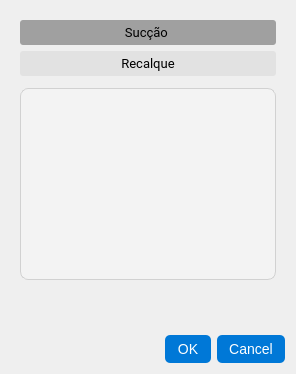
<?xml version="1.0" encoding="UTF-8"?>
<ui version="4.0">
 <class>Dialog</class>
 <widget class="QDialog" name="Dialog">
  <property name="geometry">
   <rect>
    <x>0</x>
    <y>0</y>
    <width>445</width>
    <height>0</height>
   </rect>
  </property>
  <property name="windowTitle">
   <string>Dialog</string>
  </property>
  <property name="styleSheet">
   <string notr="true"/>
  </property>
  <property name="sizeGripEnabled">
   <bool>false</bool>
  </property>
  <layout class="QVBoxLayout" name="verticalLayout">
   <item>
    <widget class="QScrollArea" name="scrollArea">
     <property name="styleSheet">
      <string notr="true">QPushButton {
background-color: rgb(226, 226, 226);
font-family: Roboto;
font-size:10pt;
border: none;
border-radius:3px

}

QPushButton:hover {
background-color:		#D9D9D6
}

QPushButton:pressed {
    background-color: #C0C0C0;
}

QPushButton:checked {
    background-color: #A0A0A0; 
}

QLabel {
font-family: Roboto;
font-size:10pt;

}
QScrollArea {
background: transparent;
border:none
}

QScrollBar:vertical {
    background: rgb(231, 231, 231);
    width: 12px;
    margin:10px 0 10px 0;
}

QScrollBar::sub-page:vertical,
QScrollBar::add-page:vertical {
    background: transparent;
}

QScrollBar::handle:vertical {
    background-color: #c0c0c0;
    min-height: 30px;
    margin: 2px;
    border-radius: 4px;
    transition: background-color 0.2s ease;
}

QScrollBar::handle:vertical:hover {
    background-color: #909090;
}

QScrollBar::sub-line:vertical {
    background: #e1e1e1;
    height: 12px;
    border-radius: 6px 6px 0 0;
    subcontrol-position: top;
    subcontrol-origin: margin;
}

QScrollBar::add-line:vertical {
    background: #e1e1e1;
    height: 12px;
    border-radius: 0 0 6px 6px; 
    subcontrol-position: bottom;
    subcontrol-origin: margin;
}

QScrollBar::add-line:vertical:hover {
    background: #c0c0c0;
}

QScrollBar::up-arrow:vertical {
    image:url(:/img/arrow-up_1.png);
    width: 8px; 
    height: 9px;
    margin: 2px; 
}

QScrollBar::down-arrow:vertical {
    image:url(:/img/arrow-down.png);
    width: 8px; 
    height: 9px; 
    margin: 2px; 
}

QScrollBar:horizontal {
    background: rgb(231, 231, 231);
    width: 12px;
    margin: 0px;
}

QScrollBar::sub-page:horizontal,
QScrollBar::add-page:horizontal {
    background: transparent;
}

QScrollBar::handle:horizontal {
    background-color: #c0c0c0;
    min-width: 30px;
    margin: 2px; 
    border-radius: 6px;
    transition: background-color 0.2s ease;
}

QScrollBar::handle:horizontal:hover {
    background-color: #909090;
}

QScrollBar::sub-line:horizontal {
    background: #e1e1e1;
    width: 16px;
    border-radius: 6px 0 0 6px; 
    subcontrol-position: left;
    subcontrol-origin: margin;
}

QScrollBar::sub-line:horizontal:hover {
    background: #c0c0c0;
}

QScrollBar::add-line:horizontal {
    background: #e1e1e1;
    width: 16px;
    border-radius: 0 6px 6px 0;
    subcontrol-position: right;
    subcontrol-origin: margin;
}

QScrollBar::add-line:horizontal:hover {
    background: #c0c0c0;
}

QScrollBar::right-arrow:horizontal {
    image:url(:/img/arrow-left.png);
    width: 8px; 
    height: 9px;
    margin: 2px; 
}

QScrollBar::left-arrow:horizontall {
    image:url(:/img/arrow-left.png);
    width: 8px; 
    height: 9px; 
    margin: 2px; 
}

QTableView {
    background-color: #f3f3f3;
    alternate-background-color: #e9e9e9;
    border: 1px solid #d1d1d1;
    gridline-color: #c2c2c2;
    font-family: &quot;Segoe UI&quot;;
    font-size: 9pt;
    selection-background-color: #cce6ff;
    selection-color: #000000;
    border-radius: 8px;
}

QHeaderView::section {
    background-color: #e5e5e5;
    color: #333333;
    font-weight: bold;
    padding: 6px;
    border: 1px solid #d1d1d1;
}

QTableView::item {
    padding: 4px;
    border: none;
}

QTableView::item:selected {
    background-color: #cce6ff;
    color: #000000;
}


</string>
     </property>
     <property name="frameShadow">
      <enum>QFrame::Shadow::Sunken</enum>
     </property>
     <property name="midLineWidth">
      <number>0</number>
     </property>
     <property name="verticalScrollBarPolicy">
      <enum>Qt::ScrollBarPolicy::ScrollBarAsNeeded</enum>
     </property>
     <property name="horizontalScrollBarPolicy">
      <enum>Qt::ScrollBarPolicy::ScrollBarAlwaysOn</enum>
     </property>
     <property name="sizeAdjustPolicy">
      <enum>QAbstractScrollArea::SizeAdjustPolicy::AdjustToContents</enum>
     </property>
     <property name="widgetResizable">
      <bool>true</bool>
     </property>
     <widget class="QWidget" name="scrollAreaWidgetContents">
      <property name="geometry">
       <rect>
        <x>0</x>
        <y>0</y>
        <width>415</width>
        <height>151</height>
       </rect>
      </property>
      <layout class="QVBoxLayout" name="verticalLayout_2">
       <item>
        <widget class="QPushButton" name="pushButton_2">
         <property name="minimumSize">
          <size>
           <width>0</width>
           <height>25</height>
          </size>
         </property>
         <property name="text">
          <string>Sucção </string>
         </property>
         <property name="checkable">
          <bool>true</bool>
         </property>
         <property name="checked">
          <bool>true</bool>
         </property>
         <property name="autoRepeat">
          <bool>true</bool>
         </property>
         <property name="autoExclusive">
          <bool>true</bool>
         </property>
        </widget>
       </item>
       <item>
        <widget class="QPushButton" name="pushButton">
         <property name="minimumSize">
          <size>
           <width>0</width>
           <height>25</height>
          </size>
         </property>
         <property name="text">
          <string>Recalque</string>
         </property>
         <property name="checkable">
          <bool>true</bool>
         </property>
         <property name="autoRepeat">
          <bool>true</bool>
         </property>
         <property name="autoExclusive">
          <bool>true</bool>
         </property>
         <property name="default">
          <bool>true</bool>
         </property>
        </widget>
       </item>
       <item>
        <widget class="QTableWidget" name="tableWidget_2">
         <property name="maximumSize">
          <size>
           <width>16777215</width>
           <height>0</height>
          </size>
         </property>
         <property name="styleSheet">
          <string notr="true">QTableView::header{
	background-color: rgb(227, 227, 227);
border: 1px solid rgb(227, 227, 227)
}

QScrollBar:vertical {
    border: none;
    background: #f0f0f0;
    width: 12px;
    margin: 3px;
}

QScrollBar::handle:vertical {
    background: rgb(206, 206, 206);
    min-height: 20px;
    border-radius: 6px;
}

QScrollBar::add-line:vertical, QScrollBar::sub-line:vertical {
    height: 0px;
    width: 0px;
    background: none;
}

QScrollBar::add-page:vertical, QScrollBar::sub-page:vertical {
    background: rgb(248, 248, 248);
}

QScrollBar:horizontal {
    border: none;
    background: rgb(255, 255, 255);
    height: 12px;
    margin: 3px;
}

QScrollBar::handle:horizontal {
    background: rgb(206, 206, 206) ;
    min-width: 20px;
    border-radius: 6px;
}

QScrollBar::add-line:horizontal, QScrollBar::sub-line:horizontal {
    height: 0px;
    width: 0px;
    background: none;
}

QScrollBar::add-page:horizontal, QScrollBar::sub-page:horizontal {
    background: rgb(248, 248, 248);
}

</string>
         </property>
         <property name="inputMethodHints">
          <set>Qt::InputMethodHint::ImhDigitsOnly</set>
         </property>
         <property name="frameShape">
          <enum>QFrame::Shape::Box</enum>
         </property>
         <property name="frameShadow">
          <enum>QFrame::Shadow::Sunken</enum>
         </property>
         <property name="lineWidth">
          <number>1</number>
         </property>
         <property name="midLineWidth">
          <number>0</number>
         </property>
         <property name="verticalScrollBarPolicy">
          <enum>Qt::ScrollBarPolicy::ScrollBarAsNeeded</enum>
         </property>
         <property name="horizontalScrollBarPolicy">
          <enum>Qt::ScrollBarPolicy::ScrollBarAsNeeded</enum>
         </property>
         <property name="sizeAdjustPolicy">
          <enum>QAbstractScrollArea::SizeAdjustPolicy::AdjustToContents</enum>
         </property>
         <property name="editTriggers">
          <set>QAbstractItemView::EditTrigger::AllEditTriggers</set>
         </property>
         <property name="dragEnabled">
          <bool>true</bool>
         </property>
         <property name="alternatingRowColors">
          <bool>true</bool>
         </property>
         <property name="textElideMode">
          <enum>Qt::TextElideMode::ElideNone</enum>
         </property>
         <property name="rowCount">
          <number>25</number>
         </property>
         <attribute name="horizontalHeaderVisible">
          <bool>true</bool>
         </attribute>
         <attribute name="horizontalHeaderCascadingSectionResizes">
          <bool>true</bool>
         </attribute>
         <attribute name="horizontalHeaderMinimumSectionSize">
          <number>60</number>
         </attribute>
         <attribute name="horizontalHeaderShowSortIndicator" stdset="0">
          <bool>false</bool>
         </attribute>
         <attribute name="horizontalHeaderStretchLastSection">
          <bool>false</bool>
         </attribute>
         <attribute name="verticalHeaderCascadingSectionResizes">
          <bool>false</bool>
         </attribute>
         <row/>
         <row/>
         <row/>
         <row/>
         <row/>
         <row/>
         <row/>
         <row/>
         <row/>
         <row/>
         <row/>
         <row/>
         <row/>
         <row/>
         <row/>
         <row/>
         <row/>
         <row/>
         <row/>
         <row/>
         <row/>
         <row/>
         <row/>
         <row/>
         <row/>
         <column>
          <property name="text">
           <string>Acessório </string>
          </property>
         </column>
         <column>
          <property name="text">
           <string>Quantidade</string>
          </property>
         </column>
         <item row="0" column="0">
          <property name="text">
           <string>Ampliação Gradua</string>
          </property>
         </item>
         <item row="0" column="1">
          <property name="text">
           <string>0</string>
          </property>
         </item>
         <item row="1" column="0">
          <property name="text">
           <string>Comporta Aberta</string>
          </property>
         </item>
         <item row="1" column="1">
          <property name="text">
           <string>0</string>
          </property>
         </item>
         <item row="2" column="0">
          <property name="text">
           <string>Controlador de Vazão</string>
          </property>
         </item>
         <item row="2" column="1">
          <property name="text">
           <string>0</string>
          </property>
         </item>
         <item row="3" column="0">
          <property name="text">
           <string>Cotovelo ou joelho de 45</string>
          </property>
         </item>
         <item row="3" column="1">
          <property name="text">
           <string>0</string>
          </property>
         </item>
         <item row="4" column="0">
          <property name="text">
           <string>Cotovelo ou joelho de 90</string>
          </property>
         </item>
         <item row="4" column="1">
          <property name="text">
           <string>0</string>
          </property>
         </item>
         <item row="5" column="0">
          <property name="text">
           <string>            Crivo</string>
          </property>
         </item>
         <item row="5" column="1">
          <property name="text">
           <string>0</string>
          </property>
         </item>
         <item row="6" column="0">
          <property name="text">
           <string>Curva de 22.5</string>
          </property>
         </item>
         <item row="6" column="1">
          <property name="text">
           <string>0</string>
          </property>
         </item>
         <item row="7" column="0">
          <property name="text">
           <string>Curva 45</string>
          </property>
         </item>
         <item row="7" column="1">
          <property name="text">
           <string>0</string>
          </property>
         </item>
         <item row="8" column="0">
          <property name="text">
           <string>Curva 90</string>
          </property>
         </item>
         <item row="8" column="1">
          <property name="text">
           <string>0</string>
          </property>
         </item>
         <item row="9" column="0">
          <property name="text">
           <string>Entrada de Borda</string>
          </property>
         </item>
         <item row="9" column="1">
          <property name="text">
           <string>0</string>
          </property>
         </item>
         <item row="10" column="0">
          <property name="text">
           <string>Entrada Normal</string>
          </property>
         </item>
         <item row="10" column="1">
          <property name="text">
           <string>0</string>
          </property>
         </item>
         <item row="11" column="0">
          <property name="text">
           <string>Junção</string>
          </property>
         </item>
         <item row="11" column="1">
          <property name="text">
           <string>0</string>
          </property>
         </item>
         <item row="12" column="0">
          <property name="text">
           <string>Medidor Venturi</string>
          </property>
         </item>
         <item row="12" column="1">
          <property name="text">
           <string>0</string>
          </property>
         </item>
         <item row="13" column="0">
          <property name="text">
           <string>Pequena Derivação</string>
          </property>
         </item>
         <item row="13" column="1">
          <property name="text">
           <string>0</string>
          </property>
         </item>
         <item row="14" column="0">
          <property name="text">
           <string>Redução Gradual</string>
          </property>
         </item>
         <item row="14" column="1">
          <property name="text">
           <string>0</string>
          </property>
         </item>
         <item row="15" column="0">
          <property name="text">
           <string>Saída de Canalização</string>
          </property>
         </item>
         <item row="15" column="1">
          <property name="text">
           <string>0</string>
          </property>
         </item>
         <item row="16" column="0">
          <property name="text">
           <string>Tê de Passagem directa</string>
          </property>
         </item>
         <item row="16" column="1">
          <property name="text">
           <string>0</string>
          </property>
         </item>
         <item row="17" column="0">
          <property name="text">
           <string>Tê de saida Bilateral</string>
          </property>
         </item>
         <item row="17" column="1">
          <property name="text">
           <string>0</string>
          </property>
         </item>
         <item row="18" column="0">
          <property name="text">
           <string>Tê de saida de lado</string>
          </property>
         </item>
         <item row="18" column="1">
          <property name="text">
           <string>0</string>
          </property>
         </item>
         <item row="19" column="0">
          <property name="text">
           <string>Válvula Borboleta</string>
          </property>
         </item>
         <item row="19" column="1">
          <property name="text">
           <string>0</string>
          </property>
         </item>
         <item row="20" column="0">
          <property name="text">
           <string>Válvula de ângulo aberta</string>
          </property>
         </item>
         <item row="20" column="1">
          <property name="text">
           <string>0</string>
          </property>
         </item>
         <item row="21" column="0">
          <property name="text">
           <string>Válvula de gaveta aberta</string>
          </property>
         </item>
         <item row="21" column="1">
          <property name="text">
           <string>0</string>
          </property>
         </item>
         <item row="22" column="0">
          <property name="text">
           <string>Válvula de pé</string>
          </property>
         </item>
         <item row="22" column="1">
          <property name="text">
           <string>0</string>
          </property>
         </item>
         <item row="23" column="0">
          <property name="text">
           <string>Válvula de retenção</string>
          </property>
         </item>
         <item row="23" column="1">
          <property name="text">
           <string>0</string>
          </property>
         </item>
         <item row="24" column="0">
          <property name="text">
           <string>Válvula globo aberta</string>
          </property>
         </item>
         <item row="24" column="1">
          <property name="text">
           <string>0</string>
          </property>
         </item>
        </widget>
       </item>
       <item>
        <widget class="QTableWidget" name="tableWidget"/>
       </item>
       <item>
        <spacer name="verticalSpacer">
         <property name="orientation">
          <enum>Qt::Orientation::Vertical</enum>
         </property>
         <property name="sizeHint" stdset="0">
          <size>
           <width>20</width>
           <height>40</height>
          </size>
         </property>
        </spacer>
       </item>
      </layout>
     </widget>
    </widget>
   </item>
   <item>
    <widget class="QDialogButtonBox" name="buttonBox">
     <property name="styleSheet">
      <string notr="true">QDialog QPushButton {
    background-color: #0078d7; 
    color: #ffffff;
    border: none;
    border-radius: 5px;
    padding: 6px 12px;
    font-size: 14px;
    font-family: &quot;Segoe UI&quot;;
}
QDialog QPushButton:hover {
    background-color: #005a9e;
}
QDialog QPushButton:pressed {
    background-color: #004578;
}
</string>
     </property>
     <property name="orientation">
      <enum>Qt::Orientation::Horizontal</enum>
     </property>
     <property name="standardButtons">
      <set>QDialogButtonBox::StandardButton::Cancel|QDialogButtonBox::StandardButton::Ok</set>
     </property>
    </widget>
   </item>
  </layout>
 </widget>
 <resources>
  <include location="img/img.qrc"/>
 </resources>
 <connections>
  <connection>
   <sender>buttonBox</sender>
   <signal>accepted()</signal>
   <receiver>Dialog</receiver>
   <slot>accept()</slot>
   <hints>
    <hint type="sourcelabel">
     <x>248</x>
     <y>254</y>
    </hint>
    <hint type="destinationlabel">
     <x>157</x>
     <y>274</y>
    </hint>
   </hints>
  </connection>
  <connection>
   <sender>buttonBox</sender>
   <signal>rejected()</signal>
   <receiver>Dialog</receiver>
   <slot>reject()</slot>
   <hints>
    <hint type="sourcelabel">
     <x>316</x>
     <y>260</y>
    </hint>
    <hint type="destinationlabel">
     <x>286</x>
     <y>274</y>
    </hint>
   </hints>
  </connection>
 </connections>
</ui>
